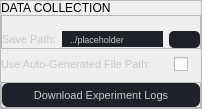
                                   <widget class="QFrame" name="diagnosticsDataCollection">
                                    <property name="sizePolicy">
                                     <sizepolicy hsizetype="Preferred" vsizetype="Preferred">
                                      <horstretch>0</horstretch>
                                      <verstretch>0</verstretch>
                                     </sizepolicy>
                                    </property>
                                    <property name="minimumSize">
                                     <size>
                                      <width>0</width>
                                      <height>0</height>
                                     </size>
                                    </property>
                                    <property name="frameShape">
                                     <enum>QFrame::StyledPanel</enum>
                                    </property>
                                    <property name="frameShadow">
                                     <enum>QFrame::Raised</enum>
                                    </property>
                                    <layout class="QVBoxLayout" name="verticalLayout_39">
                                     <property name="spacing">
                                      <number>0</number>
                                     </property>
                                     <property name="leftMargin">
                                      <number>0</number>
                                     </property>
                                     <property name="topMargin">
                                      <number>0</number>
                                     </property>
                                     <property name="rightMargin">
                                      <number>0</number>
                                     </property>
                                     <property name="bottomMargin">
                                      <number>0</number>
                                     </property>
                                     <item>
                                      <widget class="QLabel" name="dataCollectionLabel">
                                       <property name="maximumSize">
                                        <size>
                                         <width>16777215</width>
                                         <height>24</height>
                                        </size>
                                       </property>
                                       <property name="text">
                                        <string>DATA COLLECTION</string>
                                       </property>
                                      </widget>
                                     </item>
                                     <item>
                                      <widget class="QFrame" name="dataCollectionSettings">
                                       <property name="sizePolicy">
                                        <sizepolicy hsizetype="Preferred" vsizetype="Minimum">
                                         <horstretch>0</horstretch>
                                         <verstretch>0</verstretch>
                                        </sizepolicy>
                                       </property>
                                       <property name="minimumSize">
                                        <size>
                                         <width>0</width>
                                         <height>0</height>
                                        </size>
                                       </property>
                                       <property name="maximumSize">
                                        <size>
                                         <width>16777215</width>
                                         <height>36</height>
                                        </size>
                                       </property>
                                       <property name="styleSheet">
                                        <string notr="true">QFrame QLabel {
color: rgb(201, 201, 201);
font-weight: 400;
font-size: 11px;
border-bottom: 0px solid rgb(0, 204, 255);
}
QPushButton {
background-color: rgb(30, 33, 39);
border: none;
color: rgb(201, 201, 201);
font-size: 11px;
selection-background-color: rgb(0, 153, 191);
border-radius: 5px;
min-height: 17px;
}
QPushButton:hover {
background-color: rgb(40, 44, 52);
}
QPushButton:pressed {
background-color: rgb(40, 44, 52);
}
QLineEdit {
background-color: rgb(30, 33, 39);
border: none;
color: rgb(201, 201, 201);
font-size: 9px;
selection-background-color: rgb(0, 153, 191);
padding: 0 6px 0 6px;
}
QLineEdit:hover {
background-color: rgb(40, 44, 52);
}
QLineEdit:focus {
background-color: rgb(40, 44, 52);
}</string>
                                       </property>
                                       <property name="frameShape">
                                        <enum>QFrame::StyledPanel</enum>
                                       </property>
                                       <property name="frameShadow">
                                        <enum>QFrame::Raised</enum>
                                       </property>
                                       <layout class="QHBoxLayout" name="horizontalLayout_13">
                                        <property name="leftMargin">
                                         <number>0</number>
                                        </property>
                                        <property name="topMargin">
                                         <number>15</number>
                                        </property>
                                        <property name="rightMargin">
                                         <number>0</number>
                                        </property>
                                        <property name="bottomMargin">
                                         <number>0</number>
                                        </property>
                                        <item>
                                         <widget class="QLabel" name="dataCollectionPathLabel">
                                          <property name="maximumSize">
                                           <size>
                                            <width>16777215</width>
                                            <height>24</height>
                                           </size>
                                          </property>
                                          <property name="text">
                                           <string>Save Path:</string>
                                          </property>
                                         </widget>
                                        </item>
                                        <item>
                                         <widget class="QLineEdit" name="logSavePathText">
                                          <property name="text">
                                           <string>../placeholder</string>
                                          </property>
                                          <property name="readOnly">
                                           <bool>true</bool>
                                          </property>
                                         </widget>
                                        </item>
                                        <item>
                                         <widget class="QPushButton" name="btn_log_save_path_select">
                                          <property name="maximumSize">
                                           <size>
                                            <width>16777215</width>
                                            <height>16</height>
                                           </size>
                                          </property>
                                          <property name="cursor">
                                           <cursorShape>PointingHandCursor</cursorShape>
                                          </property>
                                          <property name="styleSheet">
                                           <string notr="true">background-image: url(:/icons/images/icons2/browse_files.png);
background-repeat: no-repeat;
background-position: bottom;</string>
                                          </property>
                                          <property name="text">
                                           <string/>
                                          </property>
                                         </widget>
                                        </item>
                                       </layout>
                                      </widget>
                                     </item>
                                     <item>
                                      <widget class="QFrame" name="dataCollectionSettings2">
                                       <property name="sizePolicy">
                                        <sizepolicy hsizetype="Preferred" vsizetype="Minimum">
                                         <horstretch>0</horstretch>
                                         <verstretch>0</verstretch>
                                        </sizepolicy>
                                       </property>
                                       <property name="maximumSize">
                                        <size>
                                         <width>16777215</width>
                                         <height>16777215</height>
                                        </size>
                                       </property>
                                       <property name="styleSheet">
                                        <string notr="true">QFrame QLabel {
color: rgb(201, 201, 201);
font-weight: 400;
font-size: 11px;
border-bottom: 0px solid rgb(0, 204, 255);
}
QPushButton {
background-color: rgb(30, 33, 39);
border: none;
color: rgb(201, 201, 201);
font-size: 11px;
selection-background-color: rgb(0, 153, 191);
border-radius: 5px;
min-height: 17px;
}
QPushButton:hover {
background-color: rgb(40, 44, 52);
}
QPushButton:pressed {
background-color: rgb(40, 44, 52);
}
QLineEdit {
background-color: rgb(30, 33, 39);
border: none;
color: rgb(201, 201, 201);
font-size: 9px;
selection-background-color: rgb(0, 153, 191);
padding: 0 6px 0 6px;
}
QLineEdit:hover {
background-color: rgb(40, 44, 52);
}
QLineEdit:focus {
background-color: rgb(40, 44, 52);
}
#checkboxUseGeneratedSavePath {
border-radius: 5px;
}
#checkboxUseGeneratedSavePath::indicator {
background: none;
border: none;
border-radius: 5px;
width: 27px;
height: 18px;
background-image: url(:/icons/images/icons2/unchecked.png);
background-repeat: no-repeat;
background-position: center;
}
#checkboxUseGeneratedSavePath::indicator:checked {
background: transparent;
background-color: rgb(40, 44, 52);
background-image: url(:/icons/images/icons2/checked.png);
background-repeat: no-repeat;
background-position: center;
border-radius: 5px;
}
</string>
                                       </property>
                                       <property name="frameShape">
                                        <enum>QFrame::NoFrame</enum>
                                       </property>
                                       <property name="frameShadow">
                                        <enum>QFrame::Raised</enum>
                                       </property>
                                       <layout class="QHBoxLayout" name="horizontalLayout_14">
                                        <property name="leftMargin">
                                         <number>0</number>
                                        </property>
                                        <property name="topMargin">
                                         <number>6</number>
                                        </property>
                                        <property name="rightMargin">
                                         <number>0</number>
                                        </property>
                                        <property name="bottomMargin">
                                         <number>9</number>
                                        </property>
                                        <item>
                                         <widget class="QLabel" name="useGeneratedSavePathLabel">
                                          <property name="maximumSize">
                                           <size>
                                            <width>16777215</width>
                                            <height>24</height>
                                           </size>
                                          </property>
                                          <property name="text">
                                           <string>Use Auto-Generated File Path:</string>
                                          </property>
                                         </widget>
                                        </item>
                                        <item>
                                         <widget class="QCheckBox" name="checkboxUseGeneratedSavePath">
                                          <property name="minimumSize">
                                           <size>
                                            <width>0</width>
                                            <height>18</height>
                                           </size>
                                          </property>
                                          <property name="maximumSize">
                                           <size>
                                            <width>27</width>
                                            <height>18</height>
                                           </size>
                                          </property>
                                          <property name="cursor">
                                           <cursorShape>PointingHandCursor</cursorShape>
                                          </property>
                                          <property name="text">
                                           <string/>
                                          </property>
                                         </widget>
                                        </item>
                                       </layout>
                                      </widget>
                                     </item>
                                     <item>
                                      <widget class="QFrame" name="dataCollectionButtons">
                                       <property name="sizePolicy">
                                        <sizepolicy hsizetype="Preferred" vsizetype="Minimum">
                                         <horstretch>0</horstretch>
                                         <verstretch>0</verstretch>
                                        </sizepolicy>
                                       </property>
                                       <property name="styleSheet">
                                        <string notr="true">#dataCollectionButtons QPushButton {
background-color: rgb(30, 33, 39);
border-radius: 6px;
padding: 0 9px 0 9px;
min-height: 24px;
max-height: 24px;
border: none;
color: rgb(201, 201, 201);
font-size: 11px;
}
#dataCollectionButtons QPushButton:hover {
background-color: rgb(40, 44, 52);
}
#dataCollectionButtons QPushButton:pressed {
background-color: rgb(40, 44, 52);
}
</string>
                                       </property>
                                       <property name="frameShape">
                                        <enum>QFrame::StyledPanel</enum>
                                       </property>
                                       <property name="frameShadow">
                                        <enum>QFrame::Raised</enum>
                                       </property>
                                       <layout class="QVBoxLayout" name="verticalLayout_40">
                                        <property name="spacing">
                                         <number>0</number>
                                        </property>
                                        <property name="leftMargin">
                                         <number>0</number>
                                        </property>
                                        <property name="topMargin">
                                         <number>0</number>
                                        </property>
                                        <property name="rightMargin">
                                         <number>0</number>
                                        </property>
                                        <property name="bottomMargin">
                                         <number>0</number>
                                        </property>
                                        <item>
                                         <widget class="QPushButton" name="btn_logs_download">
                                          <property name="cursor">
                                           <cursorShape>PointingHandCursor</cursorShape>
                                          </property>
                                          <property name="text">
                                           <string>Download Experiment Logs</string>
                                          </property>
                                         </widget>
                                        </item>
                                       </layout>
                                      </widget>
                                     </item>
                                    </layout>
                                   </widget>
